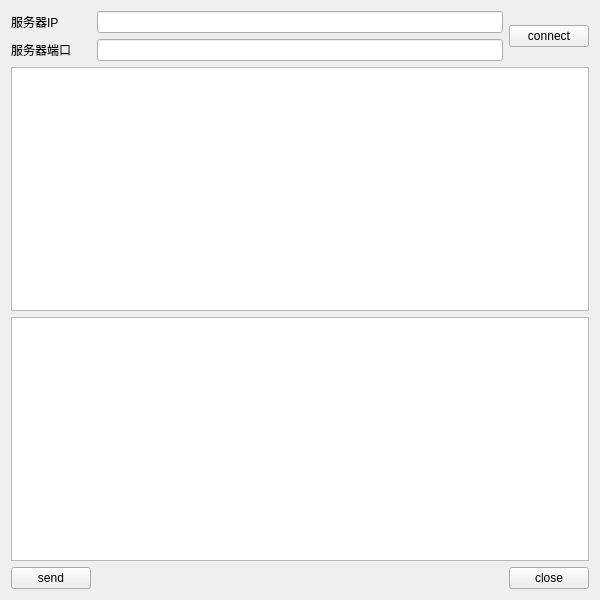
<?xml version="1.0" encoding="UTF-8"?>
<ui version="4.0">
 <class>ClientWidget</class>
 <widget class="QWidget" name="ClientWidget">
  <property name="geometry">
   <rect>
    <x>0</x>
    <y>0</y>
    <width>600</width>
    <height>600</height>
   </rect>
  </property>
  <property name="windowTitle">
   <string>ClientWidget</string>
  </property>
  <layout class="QGridLayout" name="gridLayout">
   <item row="0" column="0">
    <widget class="QLabel" name="label">
     <property name="text">
      <string>服务器IP</string>
     </property>
    </widget>
   </item>
   <item row="0" column="1">
    <widget class="QLineEdit" name="lineEditIP">
     <property name="text">
      <string/>
     </property>
    </widget>
   </item>
   <item row="1" column="0">
    <widget class="QLabel" name="label_2">
     <property name="text">
      <string>服务器端口</string>
     </property>
    </widget>
   </item>
   <item row="1" column="1">
    <widget class="QLineEdit" name="lineEditPORT"/>
   </item>
   <item row="2" column="0" colspan="3">
    <widget class="QTextEdit" name="textEditRead">
     <property name="readOnly">
      <bool>true</bool>
     </property>
    </widget>
   </item>
   <item row="3" column="0" colspan="3">
    <widget class="QTextEdit" name="textEditWrite"/>
   </item>
   <item row="4" column="0">
    <widget class="QPushButton" name="pushButtonSend">
     <property name="text">
      <string>send</string>
     </property>
    </widget>
   </item>
   <item row="4" column="1">
    <spacer name="horizontalSpacer">
     <property name="orientation">
      <enum>Qt::Horizontal</enum>
     </property>
     <property name="sizeHint" stdset="0">
      <size>
       <width>407</width>
       <height>20</height>
      </size>
     </property>
    </spacer>
   </item>
   <item row="4" column="2">
    <widget class="QPushButton" name="pushButtonClose">
     <property name="text">
      <string>close</string>
     </property>
    </widget>
   </item>
   <item row="0" column="2" rowspan="2">
    <widget class="QPushButton" name="pushButtonConnect">
     <property name="text">
      <string>connect</string>
     </property>
    </widget>
   </item>
  </layout>
 </widget>
 <resources/>
 <connections/>
</ui>
